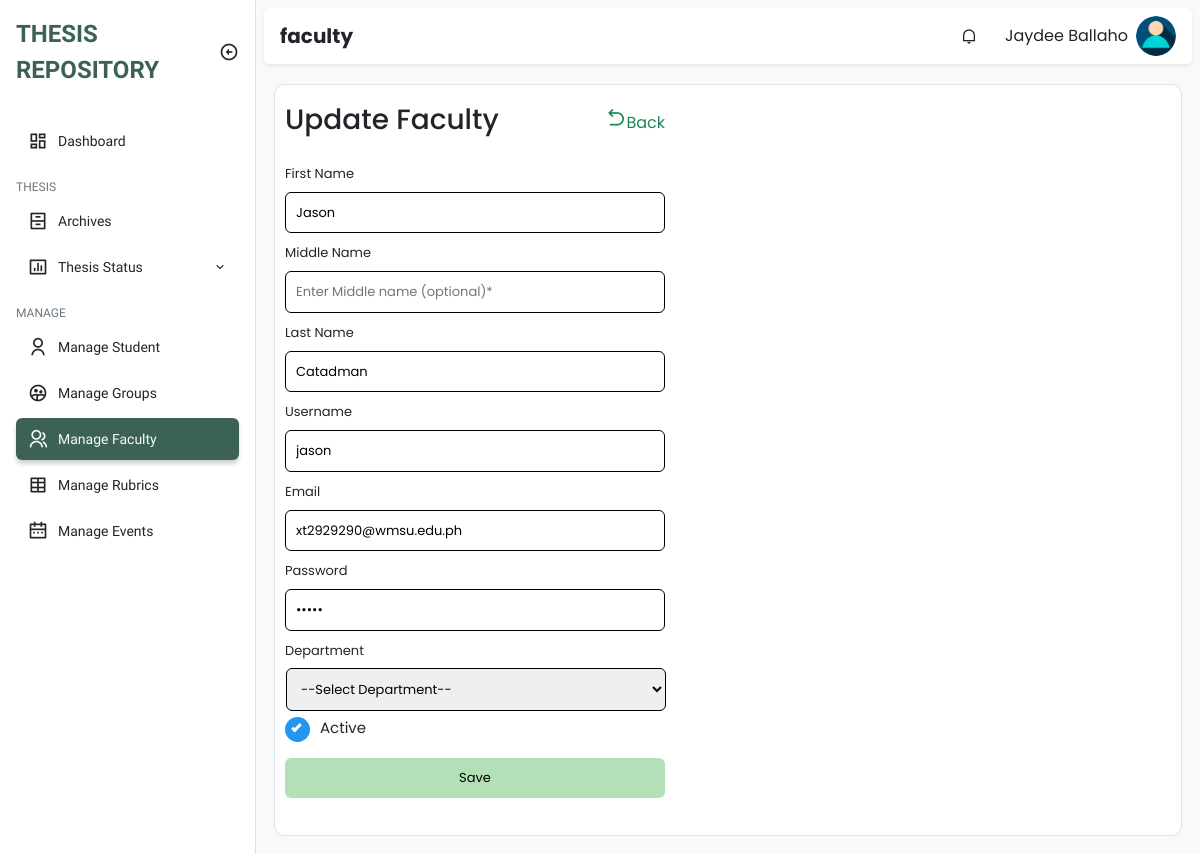
The app's page /admin/edit_faculty.php?id=34 (signed in), older data.
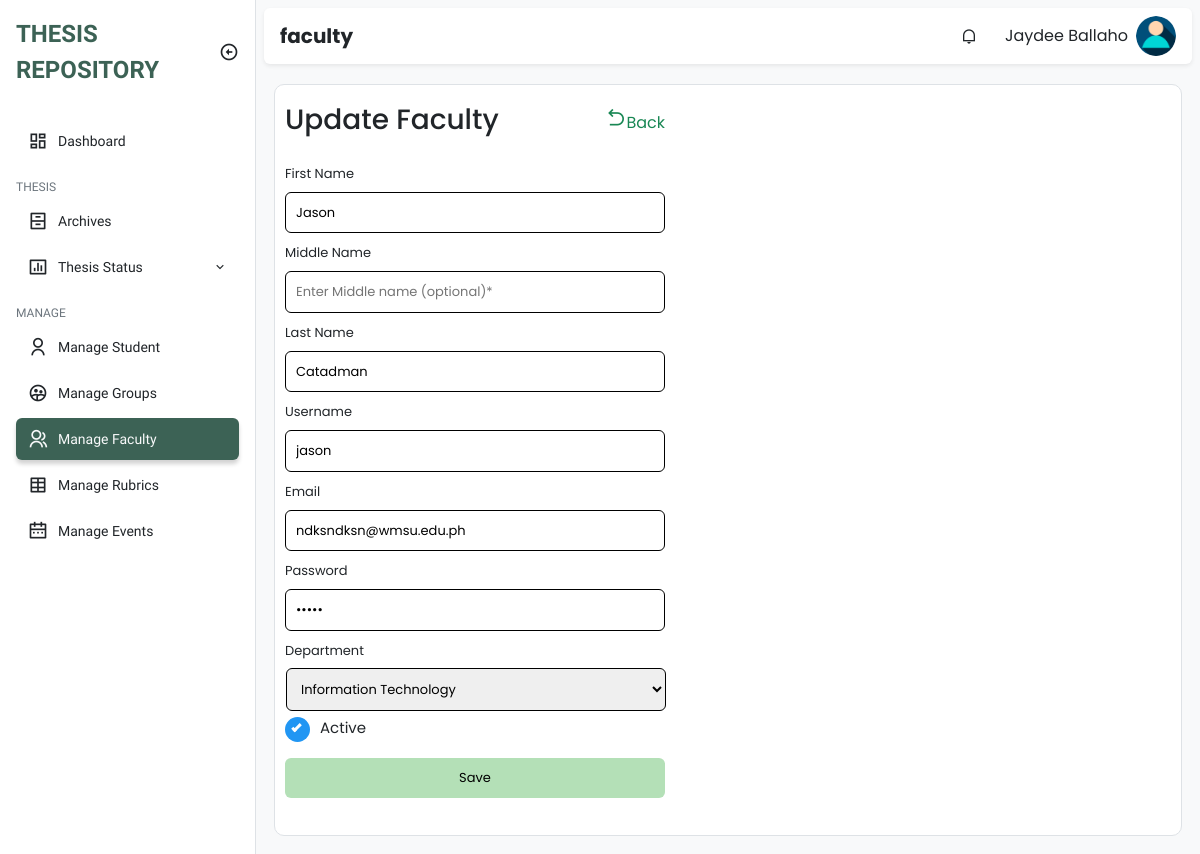
The same page, newer data.
### tables this page shows
CREATE TABLE `faculty` (
  `id` int(11) NOT NULL,
  `firstname` varchar(255) NOT NULL,
  `middle_name` varchar(100) NOT NULL,
  `lastname` varchar(255) NOT NULL,
  `email` varchar(100) NOT NULL,
  `username` varchar(255) NOT NULL,
  `password` varchar(100) NOT NULL,
  `department` varchar(100) NOT NULL,
  `type` varchar(100) NOT NULL,
  `created_at` timestamp NOT NULL DEFAULT current_timestamp(),
  `updated_at` timestamp NOT NULL DEFAULT current_timestamp() ON UPDATE current_timestamp()
);

### class/faculty.class.php (called while the page is built, shortened)
<?php
class Faculty{
    protected $db;
    function __construct()
    {
        $this->db = new Database();
    }
    function fetch($record_id){
        $sql = "SELECT * FROM faculty WHERE id = :id;";
        $query=$this->db->connect()->prepare($sql);
        $query->bindParam(':id', $record_id);
        if($query->execute()){
            $data = $query->fetch();
        }
        return $data;
    }
}
?>

### class/database.sample.php (called while the page is built)
<?php
class Database{
    private $host = 'localhost';
    private $username = 'root';
    private $password = '';
    private $database = 'tams';
    protected $connection;
    function connect(){
        try
			{
				$this->connection = new PDO("mysql:host=$this->host;dbname=$this->database",
											$this->username, $this->password);
			}
			catch (PDOException $e)
			{
				echo "Connection error " . $e->getMessage();
			}
        return $this->connection;
    }
}
?>

### admin/edit_faculty.php (the view, shortened to what the changed rows need)
    <?php
require_once '../class/faculty.class.php';
$faculty = new Faculty();
if(isset($_POST['save'])){
    $faculty->id = $_POST['faculty-id'];
    $faculty->firstname = htmlentities($_POST['firstname']);
    $faculty->middle_name = htmlentities($_POST['middle_name']);
    $faculty->lastname = htmlentities($_POST['lastname']);
    $faculty->username = htmlentities($_POST['username']);
    $faculty->email = htmlentities($_POST['email']);
    $faculty->password = htmlentities($_POST['password']);
    $faculty->department = htmlentities($_POST['department']);
    $faculty->type = $_POST['type'];
    if(isset($_POST)){
        if($faculty->edit_faculty()){
            header('location: manage_faculty.php');
        }
    }
}else{
    if ($faculty->fetch($_GET['id'])){
        $data = $faculty->fetch($_GET['id']);
    }
}
?>
<!DOCTYPE html>
<html lang="en">
<head>
<link
  href="https://cdn.jsdelivr.net/npm/remixicon@2.5.0/fonts/remixicon.css"
  rel="stylesheet"
/>
<link rel="stylesheet" href="../assets/css/bootstrap.min.css" />
<link rel="stylesheet" href="../assets/css/style.css" />
</head>
<body>
<main class="bg-light">
  <div class="p-2">
    <div class="py-4">
       <div class="main-content border">
          <div class="form-cont">
                <form class="edit-form" action="edit_faculty.php" method="post">
                  <div class="cont">
                  <label for="firstname">First Name</label>
                  <input class="form-input me-2" type="text" id="firstname" name="firstname" placeholder="Enter First name*" required value="<?php if(isset($_POST['firstname'])) { echo $_POST['firstname']; } else { echo $data['firstname']; } ?>">
                  <label for="middle_name">Middle Name</label>
                  <input class="form-input" type="text" id="middle_name" name="middle_name" placeholder="Enter Middle name (optional)*" value="<?php if(isset($_POST['middle_name'])) { echo $_POST['middle_name']; } else { echo $data['middle_name']; } ?>">
                  </div>
                  <div class="cont">
                  <label for="lastname">Last Name</label>
                  <input class="form-input me-2" type="text" id="lastname" name="lastname" placeholder="Enter Last name*" required value="<?php if(isset($_POST['lastname'])) { echo $_POST['lastname']; } else { echo $data['lastname']; } ?>">
                  <label for="username">Username</label>
                  <input class="form-input" type="text" id="username" name="username" placeholder="Enter Username*" required value="<?php if(isset($_POST['username'])) { echo $_POST['username']; } else { echo $data['username']; } ?>">
                  </div>
                  <div class="cont">
                  <label for="email">Email </label>
                  <input class="form-input me-2" type="email" id="email" name="email" placeholder="Enter Email*" required value="<?php if(isset($_POST['email'])) { echo $_POST['email']; } else { echo $data['email']; } ?>">
                  <label for="password">Password</label>
                  <input class="form-input" type="password" id="password" name="password" placeholder="Enter password" required value="<?php if(isset($_POST['password'])) { echo $_POST['password']; } else { echo $data['password']; } ?>">
                  </div>
                  <div class="cont">
                  <label for="department">Department</label>
                  <select name="department" id="department">
                    <option value="none <?php if(isset($_POST['department'])) { if ($_POST['department'] == 'None') echo ' selected="selected"'; } elseif ($data['department'] == 'none') echo ' selected="selected"'; ?>">--Select Department--</option>
                    <option value="Information Technolgy" <?php if(isset($_POST['department'])) { if ($_POST['department'] == 'Information Technology') echo ' selected="selected"'; } elseif ($data['department'] == 'Information Technology') echo ' selected="selected"'; ?>>Information Technology</option>
                  </select>
                  </div>
                </form>
            </div>
          </div>
        </div>
      </div>
</main>
</body>
</html>

Row changes from the older to the newer data that the page shows:
changed faculty "Jason": email "xt2929290@wmsu.edu.ph" → "ndksndksn@wmsu.edu.ph"; department (not shown) → "Information Technology"
Text that changed along with them:
form field department: "--Select Department--" → (not shown)
